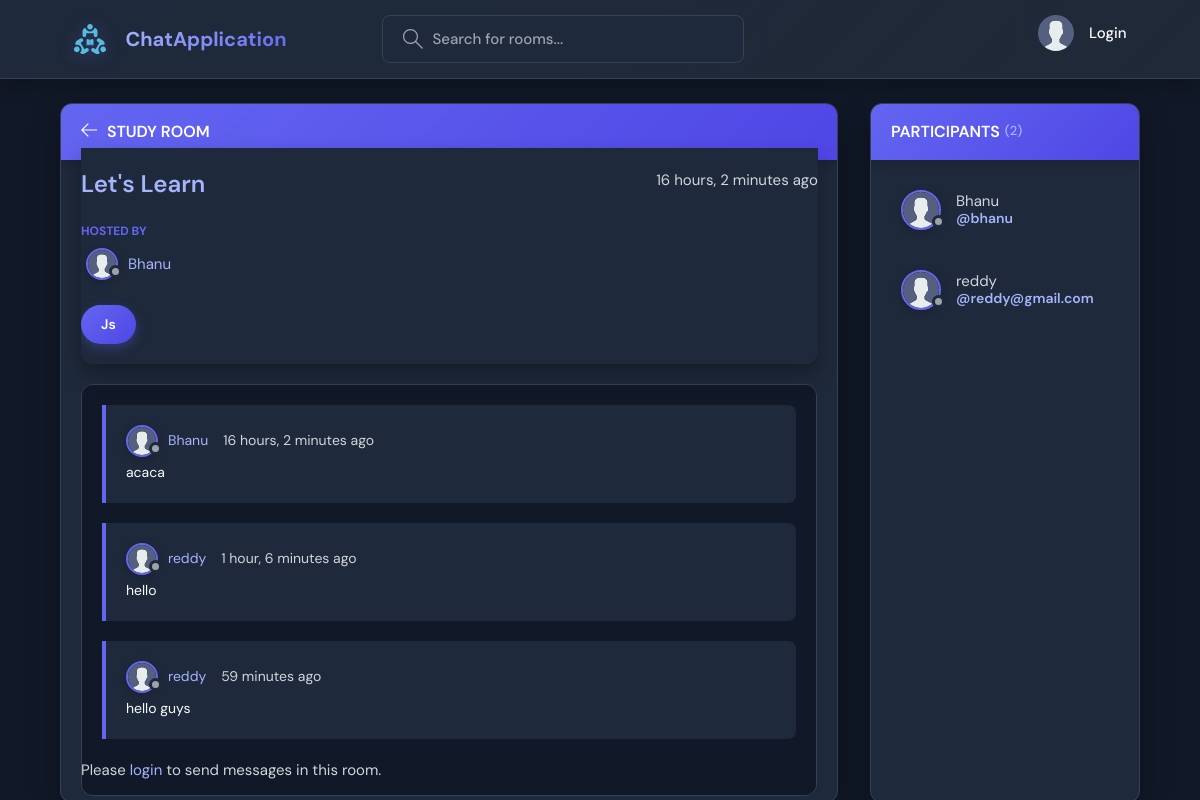
Page /room/2/ on the committed database.
### app/models.py (models this page shows, shortened)
class Room(models.Model):
    host = models.ForeignKey(User,on_delete=models.SET_NULL,null=True)
    topic = models.ForeignKey(Topic,on_delete=models.SET_NULL,null=True)
    name = models.CharField(max_length=200)
    description = models.TextField(null=True,blank=True)
    participants = models.ManyToManyField(User,related_name='participants',blank = True)
    updated = models.DateTimeField(auto_now=True)
    created = models.DateTimeField(auto_now_add=True)
    class Meta:
        ordering = ['-updated','-created']

class User(AbstractUser):
    name = models.CharField(max_length=200,null=True)
    email = models.EmailField(null=True,unique=True)
    bio = models.TextField(null=True)
    avatar = models.ImageField(null=True,default = "avatar.svg")
    USERNAME_FIELD = 'email'
    REQUIRED_FIELDS=[]

class Topic(models.Model):
    name = models.CharField(max_length=200)
    def __str__(self):
        return self.name

class Message(models.Model):
    user = models.ForeignKey(User,on_delete=models.CASCADE)
    room = models.ForeignKey(Room,on_delete=models.CASCADE)
    body = models.TextField()
    updated = models.DateTimeField(auto_now=True)
    created = models.DateTimeField(auto_now_add=True)
    class Meta:
        ordering = ['updated','created']

### app/views.py (the view, shortened to what this page needs)
# urls.py: path('room/<str:pk>/',views.room,name="room"),
def room(request,pk):
    room = Room.objects.get(id = pk)
    room_messages = room.message_set.all()
    participants = room.participants.all()
    context = {'room':room,'room_messages':room_messages,'participants':participants}
    return render(request,'app/room.html',context)

### app/templates/app/room.html (shortened to what this page needs)
{% extends 'main.html' %}
{% block content %}
<main class="profile-page layout layout--2">
    <div class="container">
        <div class="room">
            <div class="room__top">
                <div class="room__topLeft">
                    <a href="{% url 'home' %}">
                        <svg version="1.1" xmlns="http://www.w3.org/2000/svg" width="32" height="32" viewBox="0 0 32 32">
                            <title>arrow-left</title>
                            <path d="M13.723 2.286l-13.723 13.714 13.719 13.714 1.616-1.611-10.96-10.96h27.625v-2.286h-27.625l10.965-10.965-1.616-1.607z"></path>
                        </svg>
                    </a>
                    <h3>Study Room</h3>
                </div>
            </div>
            <div class="room__box scroll">
                <div class="room__header scroll">
                    <div class="room__info">
                        <h3>{{room.name}}</h3>
                        <span>{{room.created | timesince}} ago</span>
                    </div>
                    <div class="room__hosted">
                        <p>Hosted By</p>
                        <a href="{% url 'user-profile' room.host.id %}" class="room__author">
                            <div class="avatar avatar--small">
                                <img src="{{room.host.avatar.url}}" />
                            </div>
                            <span>
                                {% if room.host.name %}
                                    {{ room.host.name }}
                                {% else %}
                                    {{ room.host.username }}
                                {% endif %}
                            </span>
                        </a>
                    </div>
                    <span class="room__topics">{{room.topic}}</span>
                </div>
                <div class="room__conversation">
                    <div class="threads scroll">
                        {% for message in room_messages %}
                        <div class="thread">
                            <div class="thread__top">
                                <div class="thread__author">
                                    <a href="{% url 'user-profile' message.user.id %}" class="thread__authorInfo">
                                        <div class="avatar avatar--small">
                                            <img src="{{message.user.avatar.url}}" />
                                        </div>
                                        <span>
                                            {% if message.user.name %}
                                                {{ message.user.name }}
                                            {% else %}
                                                {{ message.user.username }}
                                            {% endif %}
                                        </span>
                                    </a>
                                    <span class="thread__date">{{message.created | timesince}} ago</span>
                                </div>
                            </div>
                            <div class="thread__details">
                                {{message.body}}
                            </div>
                        </div>
                        {% endfor %}
                    </div>
                </div>
            </div>
            {% if request.user.is_authenticated %}
            <div class="room__message">
                <form action="" method="POST">
                    {% csrf_token %}
                    <input name="body" placeholder="Write your message here..." required />
                    <button type="submit" class="btn btn--main">Send Message</button>
                </form>
            </div>
            {% else %}
            <div class="room__message">
                <div class="alert alert--info">
                    <p>Please <a href="{% url 'login' %}">login</a> to send messages in this room.</p>
                </div>
            </div>
            {% endif %}
        </div>
        <div class="participants">
            <h3 class="participants__top">Participants <span>({{ participants.count }})</span></h3>
            <div class="participants__list scroll">
                {% for user in participants %}
                <a href="{% url 'user-profile' user.id %}" class="participant">
                    <div class="avatar avatar--medium">
                        <img src="{{ user.avatar.url }}" />
                    </div>
                    <p>
                        {% if user.name %}
                            {{ user.name }}
                        {% else %}
                            {{ user.username }}
                        {% endif %}
                        <span>@{{ user.username }}</span>
                    </p>
                </a>
                {% endfor %}
            </div>
        </div>
    </div>
</main>
{% endblock content %}

### rows in the picture
Room: name "Let's Learn", created "16 hours, 2 minutes", host.avatar (placeholder picture), host.name "Bhanu", topic "Js"
Message: user.avatar (placeholder picture), user.name "Bhanu", created "16 hours, 2 minutes", body "acaca"
Message: user.avatar (placeholder picture), user.name "reddy", created "1 hour, 6 minutes", body "hello"
Message: user.avatar (placeholder picture), user.name "reddy", created "59 minutes", body "hello guys"
User: avatar (placeholder picture), name "Bhanu", username "bhanu"
User: avatar (placeholder picture), name "reddy", username "reddy@gmail.com"

### other values in the picture
{{ participants.count }} "2"
